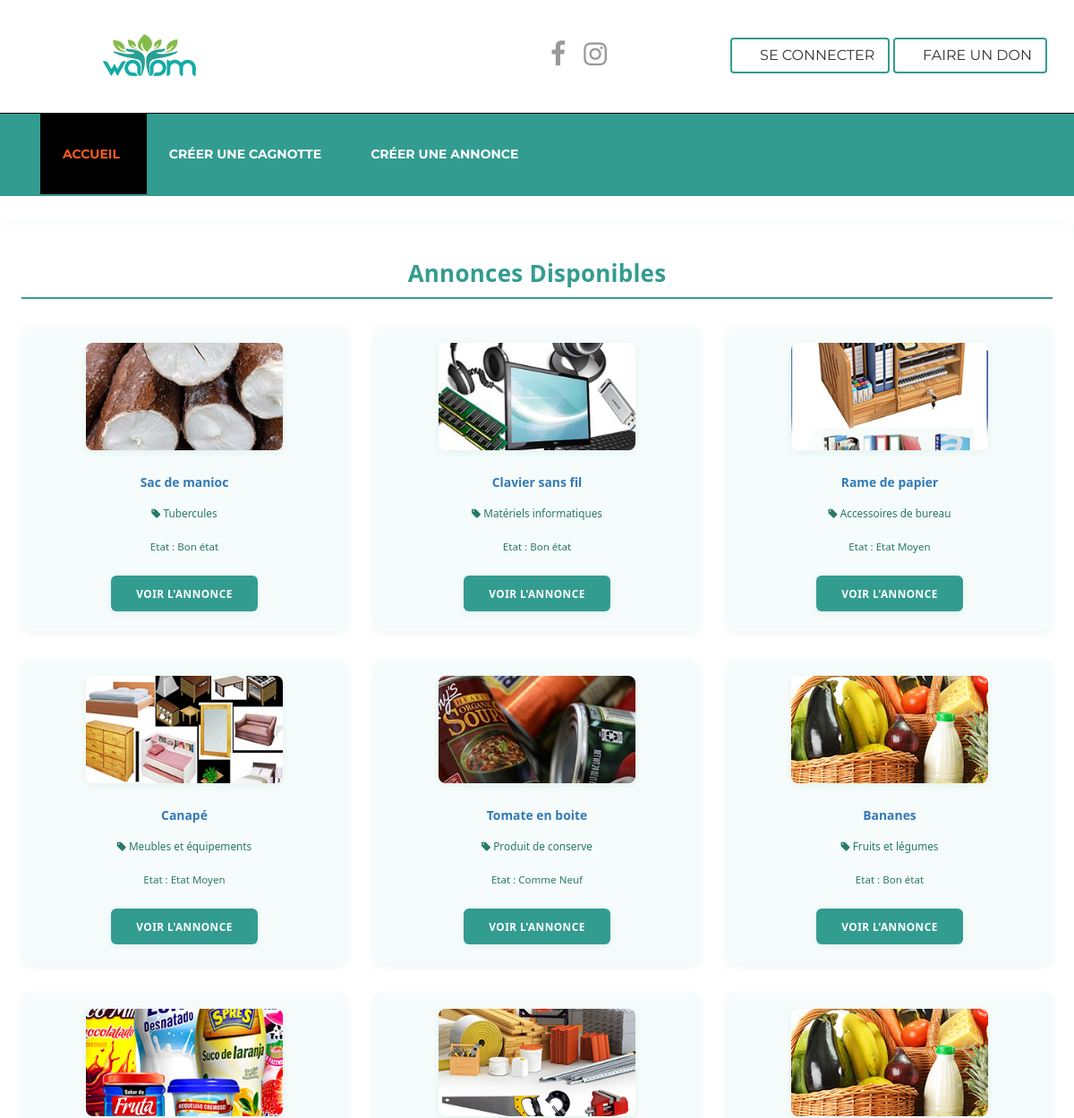
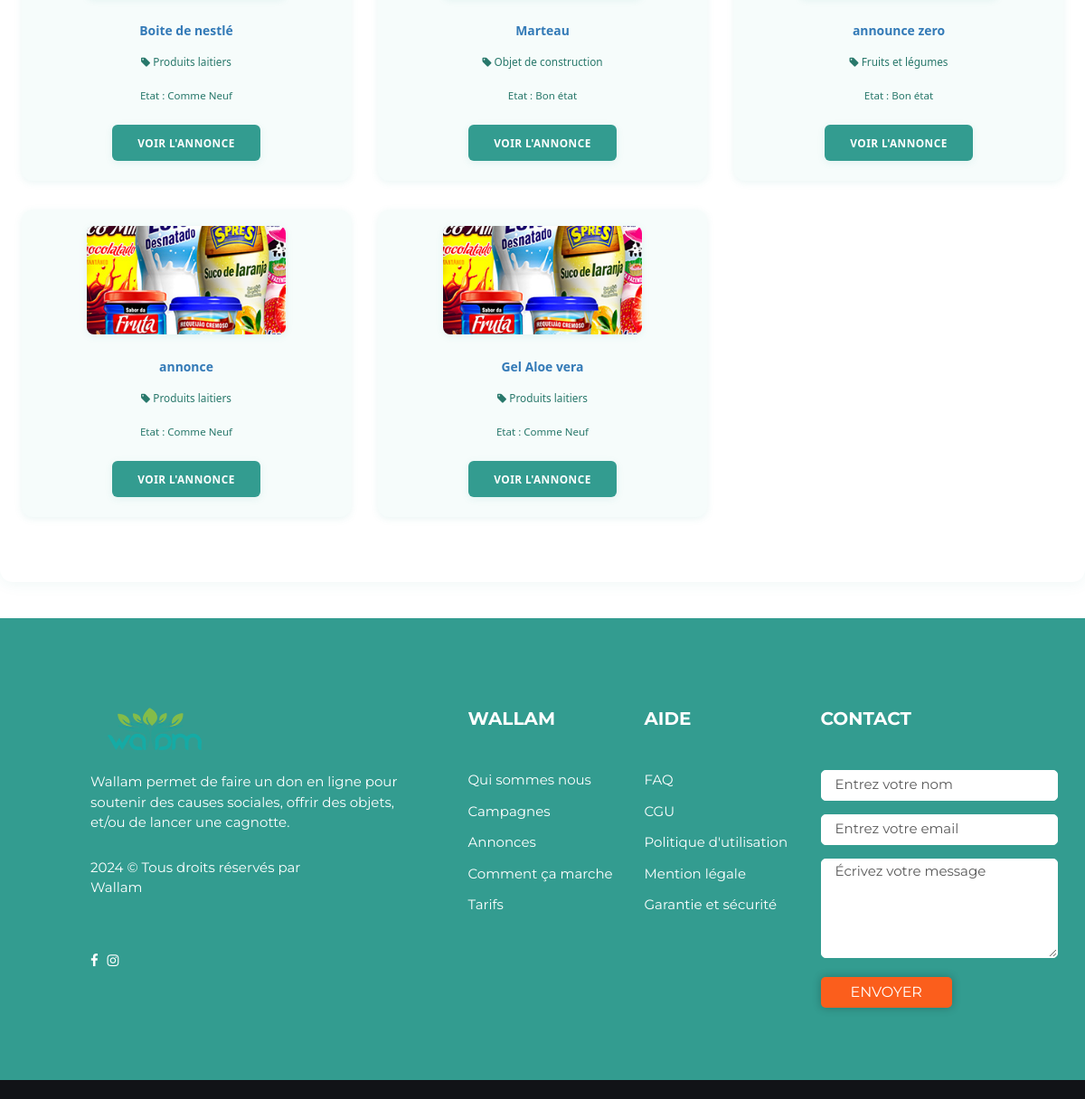
/donations, run on the app's committed database (2 pictures, top to bottom).
### donation/models.py (models this page shows, shortened)
class ObjectDonation(models.Model):
    user = models.ForeignKey(User, on_delete=models.SET_NULL, blank=True, null=True)
    location = models.CharField(max_length=255)  # Localisation du retrait
    category = models.ForeignKey(CategoryChoices, on_delete=models.CASCADE)
    title = models.CharField(max_length=255)
    description = models.TextField()
    availability = models.ForeignKey(AvailabilityChoices, on_delete=models.CASCADE)
    condition = models.ForeignKey(ConditionChoices, on_delete=models.CASCADE)
    expiration_date = models.DateField(blank=True, null=True, help_text="Applicable uniquement pour la nourriture")
    terms_accepted = models.BooleanField(default=False)
    active = models.BooleanField(default=True)
    image1 = models.ImageField(upload_to='donations/', blank=True, null=True)
    image2 = models.ImageField(upload_to='donations/', blank=True, null=True)
    image3 = models.ImageField(upload_to='donations/', blank=True, null=True)
    created_at = models.DateTimeField(auto_now_add=True)
    updated_at = models.DateTimeField(auto_now=True)

class CategoryChoices(models.Model):
    title = models.CharField(max_length=100)
    active = models.BooleanField(default=True)
    created_at = models.DateTimeField(auto_now_add=True)

class ConditionChoices(models.Model):
    title = models.CharField(max_length=100)
    active = models.BooleanField(default=True)
    created_at = models.DateTimeField(auto_now_add=True)

### donation/views.py (the view)
# urls.py: path('donations', donation_list, name='donation_list'),
def donation_list(request):
    donations = ObjectDonation.objects.filter(active=True)
    context = {
        "donations": donations
    }
    return render(request, 'donation/list.html', context)

### templates/donation/list.html (shortened to what this page needs)
{% extends 'default.html' %}
{% load static %}
{% block menu %}
<ul class="nav navbar-nav">
    <li class="current">
        <a href="{% url 'index' %}">Accueil</a>
    </li>
    <li class="">
        <a href="{% url 'create_campaign' %}">Créer une cagnotte</a>
    </li>
    <li><a href="{% url 'announce' %}">Créer une annonce</a></li>
</ul>
{% endblock %}
{% block content %}
<div class="donation-list-wrapper">
    <div class="donation-list-title"><span>Annonces</span> Disponibles</div>
    <div class="row content g-4">
        {% for donation in donations %}
        <div class="col-12 col-sm-6 col-md-4">
            <div class="donation-card">
                {% if donation.category.title == 'Objet de construction' %}
                    <img src="{% static 'images/shop/construction.jpg' %}" alt class="donation-card-img">
                {% elif donation.category.title == 'Matériels informatiques' %}
                    <img src="{% static 'images/shop/informatique.jpg' %}" alt class="donation-card-img">
                {% elif donation.category.title == 'Accessoires de bureau' %}
                    <img src="{% static 'images/shop/mat_bureau.jpg' %}" alt class="donation-card-img">
                {% elif donation.category.title == 'Meubles et équipements' %}
                    <img src="{% static 'images/shop/meubles.jpg' %}" alt class="donation-card-img">
                {% elif donation.category.title == 'Produit de conserve' %}
                    <img src="{% static 'images/shop/conserve.jpg' %}" alt class="donation-card-img">
                {% elif donation.category.title == 'Tubercules' %}
                    <img src="{% static 'images/shop/tubercules.jpg' %}" alt class="donation-card-img">
                {% elif donation.category.title == 'Fruits et légumes' %}
                    <img src="{% static 'images/shop/fruits.jpg' %}" alt class="donation-card-img">
                {% elif donation.category.title == 'Produits laitiers' %}
                    <img src="{% static 'images/shop/laitiers.jpg' %}" alt class="donation-card-img">
                {% else %}
                    <img src="{% static 'images/shop/img-1.jpg' %}" alt class="donation-card-img">
                {% endif %}
                <div class="donation-card-title"><a href="{% url 'donation_detail' pk=donation.pk %}">{{ donation.title }}</a></div>
                <div class="donation-card-category"><i class="fa fa-tag"></i> {{ donation.category.title }}</div>
                <div class="donation-card-condition">Etat : {{ donation.condition.title }}</div>
                <a href="{% url 'donation_detail' pk=donation.pk %}" class="donation-card-btn">Voir l'annonce</a>
            </div>
        </div>
        {% endfor %}
    </div>
</div>
{% endblock %}

### templates/donation/list.html (style rules this page uses)
.donation-list-wrapper { background: #fff; border-radius: 14px; box-shadow: 0 2px 16px rgba(51,156,144,0.08); padding: 32px 24px 40px 24px; margin: 32px auto 40px auto; max-width: 1200px; color: #222; font-size: 1.18rem; line-height: 1.7; font-family: 'Segoe UI', Arial, sans-serif; }
.donation-list-title { color: #339c90; font-size: 2.2em; font-weight: 700; margin-bottom: 1.2em; letter-spacing: 0.01em; text-align: center; border-bottom: 2px solid #339c90; padding-bottom: 0.2em; }
.donation-card { background: #f6fcfb; border-radius: 12px; box-shadow: 0 2px 8px rgba(51,156,144,0.10); padding: 18px 16px 22px 16px; margin-bottom: 32px; transition: box-shadow 0.2s; min-height: 340px; display: flex; flex-direction: column; justify-content: space-between; align-items: center; }
.donation-card-img { width: 100%; max-width: 220px; height: 120px; object-fit: cover; border-radius: 8px; margin-bottom: 1em; box-shadow: 0 2px 8px rgba(51,156,144,0.10); }
.donation-card-title { color: #339c90; font-size: 1.18em; font-weight: 700; margin-bottom: 0.2em; margin-top: 0.2em; text-align: center; }
.donation-card-category { color: #28786b; font-size: 1em; margin-bottom: 0.7em; text-align: center; }
.donation-card-condition { font-size: 0.98em; color: #28786b; margin-bottom: 0.5em; text-align: center; }
.donation-card-btn { display: inline-block; background: #339c90; color: #fff; border: none; border-radius: 6px; padding: 10px 28px; font-size: 1em; font-weight: 600; text-transform: uppercase; letter-spacing: 0.04em; box-shadow: 0 2px 8px rgba(51,156,144,0.10); transition: background 0.2s, color 0.2s; margin-top: 8px; text-decoration: none; }

### templates/default.html (style rules this page uses)
nav.navigation, .navbar, .navbar-default, #main-navigation, .navbar-header, .navbar-collapse, .nav.navbar-nav, .nav.navbar-nav > li > a { background: #339c90 !important; background-color: #339c90 !important; border-color: #339c90 !important; color: #fff !important; }
.nav.navbar-nav > li > a, .navbar-default .navbar-nav > li > a { color: #fff !important; border-radius: 0 !important; border-bottom: 2px solid #339c90 !important; transition: background 0.2s, color 0.2s; }
.nav.navbar-nav > li.current > a, .nav.navbar-nav > li > a:hover, .navbar-default .navbar-nav > li > a:hover { background: #fff !important; color: #222 !important; border-bottom: 2.5px solid #339c90 !important; }

### data on the page
ObjectDonation: title "Sac de manioc", category "Tubercules", condition "Bon état"
ObjectDonation: title "Clavier sans fil", category "Matériels informatiques", condition "Bon état"
ObjectDonation: title "Rame de papier", category "Accessoires de bureau", condition "Etat Moyen"
ObjectDonation: title "Canapé", category "Meubles et équipements", condition "Etat Moyen"
ObjectDonation: title "Tomate en boite", category "Produit de conserve", condition "Comme Neuf"
ObjectDonation: title "Bananes", category "Fruits et légumes", condition "Bon état"
ObjectDonation: title "Boite de nestlé", category "Produits laitiers", condition "Comme Neuf"
ObjectDonation: title "Marteau", category "Objet de construction", condition "Bon état"
ObjectDonation: title "announce zero", category "Fruits et légumes", condition "Bon état"
ObjectDonation: title "annonce", category "Produits laitiers", condition "Comme Neuf"
ObjectDonation: title "Gel Aloe vera", category "Produits laitiers", condition "Comme Neuf"
